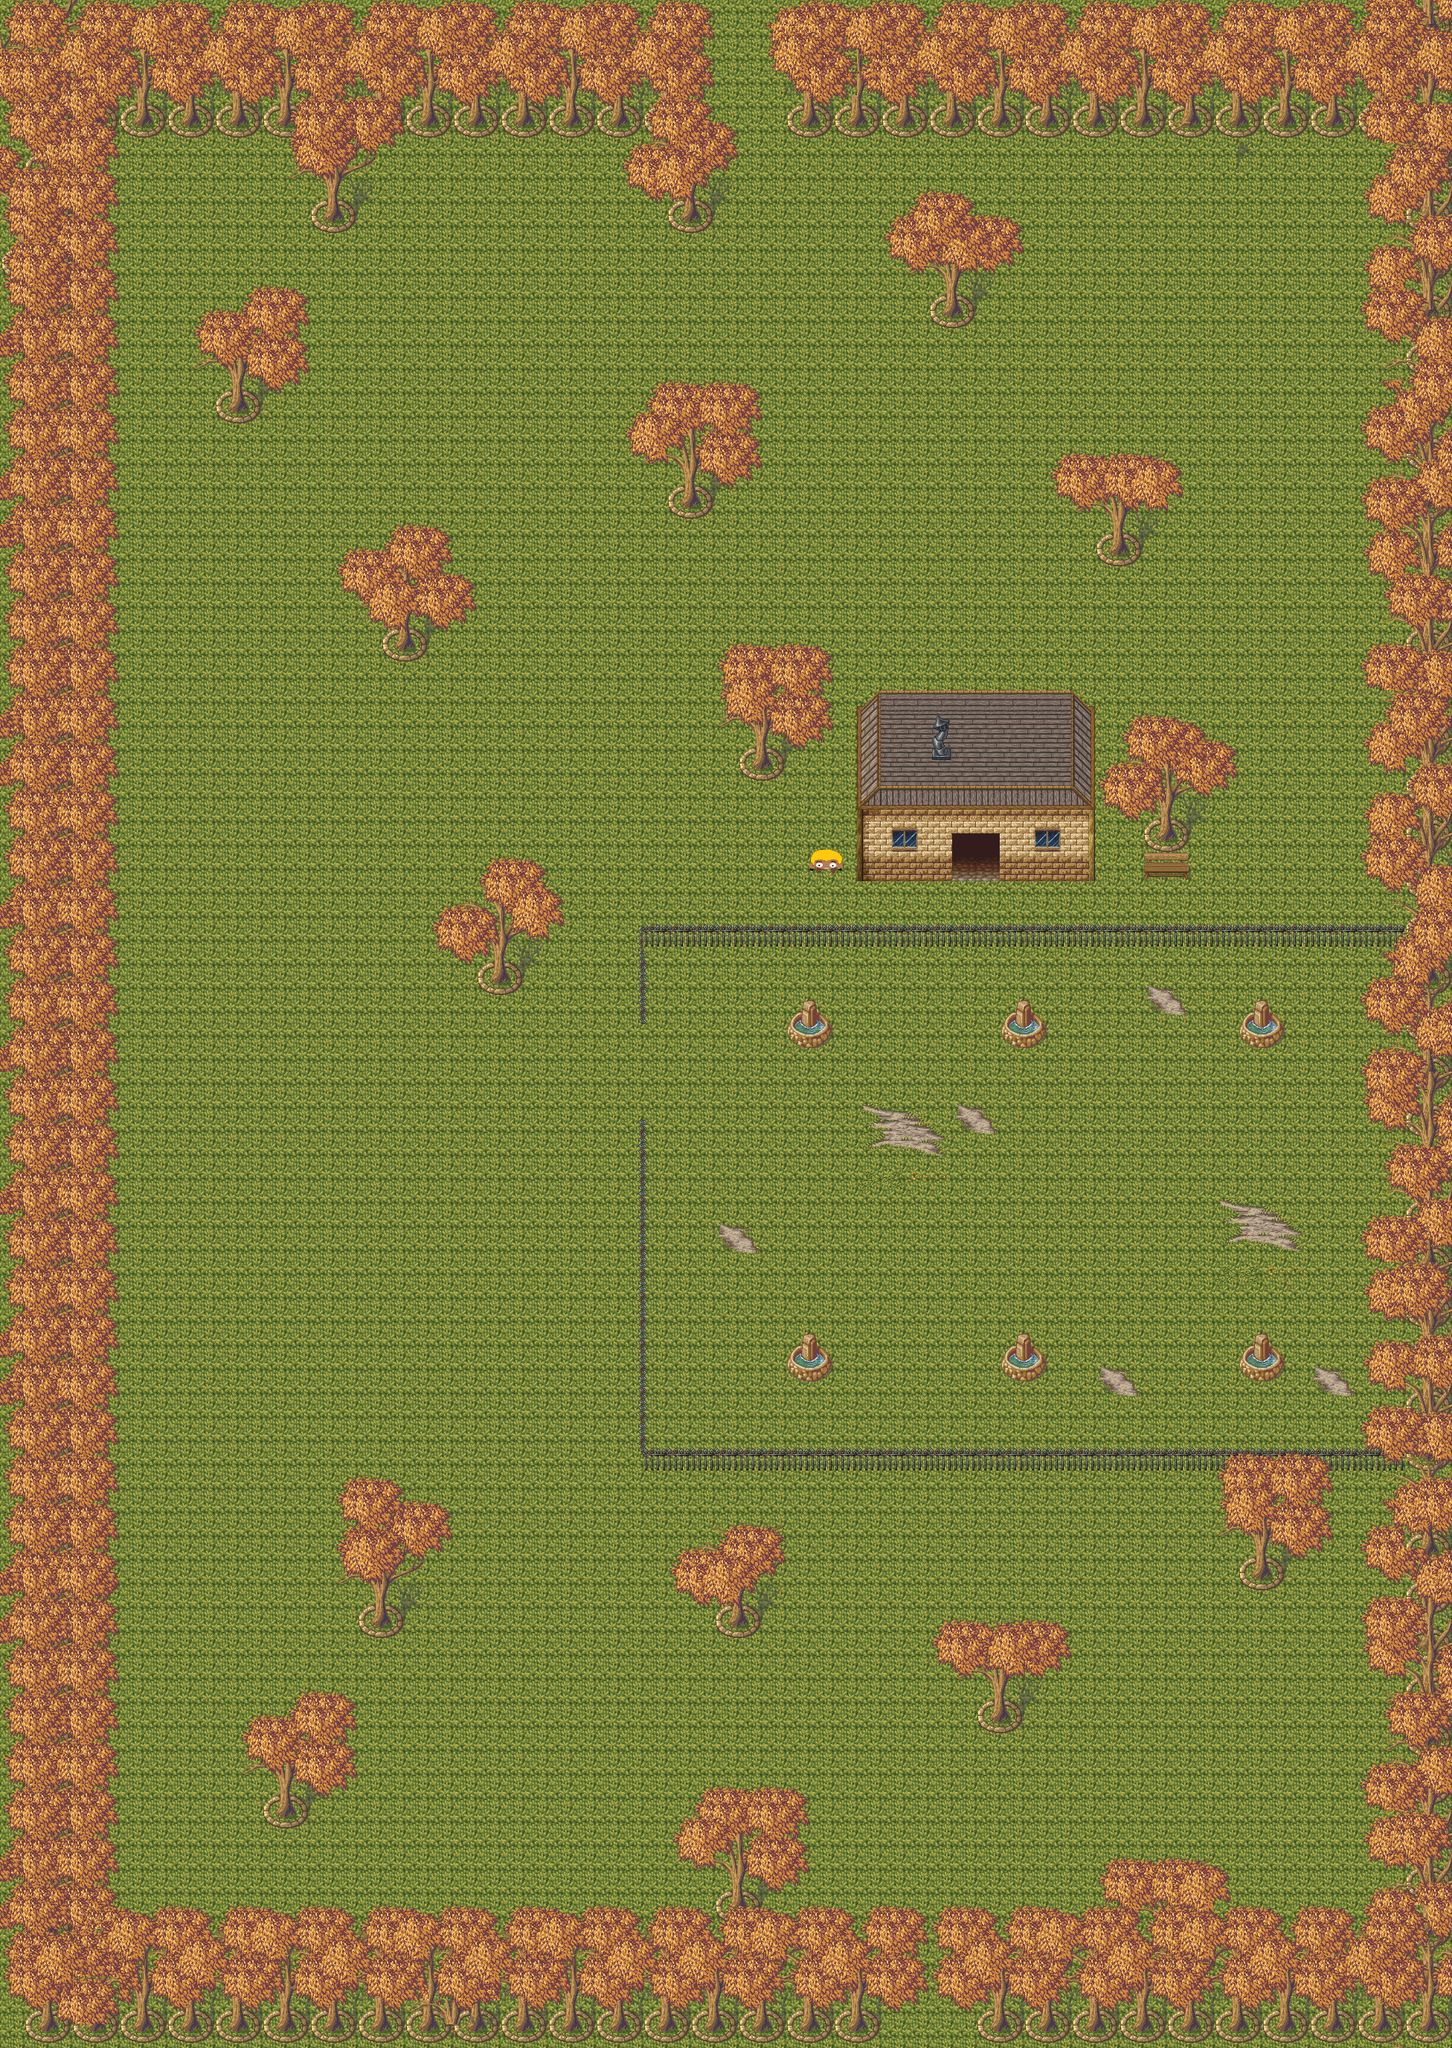

This is a level from a 2D game, rendered from its Tiled map with the project's own tilesets. A one-line summary and the map file follow, with tile-layer data summarised:
An orthogonal 61x86 tile map with 32x32 px tiles, 9 tile layers (U_Background, U_Tree1, U_decoration, U_Decoration2, ...), 3 tilesets and 83 objects (16x friendly_mob, 11x treasure, 10x mob, farmer-house, village1-garden2part2, ...).

<map version="1.2" tiledversion="1.2.5" orientation="orthogonal" renderorder="right-down" width="61" height="86" tilewidth="32" tileheight="32" infinite="0" nextlayerid="77" nextobjectid="332">
 <tileset firstgid="1" source="Outdoor.tsx" />
 <tileset firstgid="361" source="Hanging_signs.tsx" />
 <tileset firstgid="377" source="Beebos.tsx" />
 <layer id="68" name="U_Background" width="61" height="86">
  <data>[5246 cells, 5246 non-empty, 1 distinct tile ids]</data>
 </layer>
 <layer id="69" name="U_Tree1" width="61" height="86">
  <data>[5246 cells, 689 non-empty, 17 distinct tile ids]</data>
 </layer>
 <layer id="70" name="U_decoration" width="61" height="86">
  <data>[5246 cells, 103 non-empty, 34 distinct tile ids]</data>
 </layer>
 <layer id="71" name="U_Decoration2" width="61" height="86">
  <data>[5246 cells, 0 non-empty, 0 distinct tile ids]</data>
 </layer>
 <layer id="72" name="T_Tree1" width="61" height="86">
  <data>[5246 cells, 1104 non-empty, 25 distinct tile ids]</data>
 </layer>
 <objectgroup id="8" name="Collisions">
  <object id="1" x="1536" y="1088" width="64" height="64" />
  <object id="2" x="992" y="992" width="64" height="64" />
  <object id="3" x="640" y="1280" width="64" height="64" />
  <object id="4" x="864" y="1280" width="1024" />
  <object id="5" x="864" y="1280" height="96" />
  <object id="6" x="864" y="1504" height="480" />
  <object id="7" x="864" y="1984" width="1024" />
  <object id="18" x="1248" y="384" width="64" height="64" />
  <object id="19" x="896" y="256" width="64" height="64" />
  <object id="20" x="896" y="640" width="64" height="64" />
  <object id="21" x="1472" y="704" width="64" height="64" />
  <object id="22" x="512" y="832" width="64" height="64" />
  <object id="23" x="960" y="2144" width="64" height="64" />
  <object id="24" x="1312" y="2272" width="64" height="64" />
  <object id="25" x="1664" y="2080" width="64" height="64" />
  <object id="26" x="1536" y="2592" width="64" height="64" />
  <object id="27" x="960" y="2528" width="64" height="64" />
  <object id="44" x="1888" y="1888" width="64" height="1472" />
  <object id="45" x="1888" y="512" width="64" height="1376" />
  <object id="46" x="1888" y="-1248" width="64" height="1760" />
  <object id="73" x="352" y="2400" width="64" height="64" />
  <object id="74" x="480" y="2144" width="64" height="64" />
  <object id="75" x="64" y="2208" width="64" height="64" />
  <object id="86" x="288" y="512" width="64" height="64" />
  <object id="88" x="416" y="256" width="64" height="64" />
  <object id="257" x="1344" y="1024" width="128" height="160" />
  <object id="258" x="1280" y="1024" width="64" height="96" />
  <object id="259" x="1152" y="1024" width="128" height="160" />
  <object id="262" x="1087" y="1142" width="55" height="34" />
  <object id="263" x="1056" y="1344" width="64" height="64" />
  <object id="264" x="1344" y="1344" width="64" height="64" />
  <object id="265" x="1664" y="1344" width="64" height="64" />
  <object id="266" x="1664" y="1792" width="64" height="64" />
  <object id="267" x="1344" y="1792" width="64" height="64" />
  <object id="268" x="1056" y="1792" width="64" height="64" />
  <object id="269" x="1536" y="1152" width="64" height="32" />
  <object id="298" x="32" y="128" width="896" height="64" />
  <object id="299" x="1056" y="128" width="832" height="64" />
  <object id="300" x="1312" y="2688" width="576" height="64" />
  <object id="301" x="224" y="2688" width="960" height="64" />
  <object id="302" x="32" y="2688" width="192" height="64" />
  <object id="303" x="32" y="128" width="64" height="2560" />
 </objectgroup>
 <objectgroup id="9" name="Doorways">
  <object id="260" name="farmer-house" x="1280" y="1120" width="64" height="32">
   <properties>
    <property name="pos_x" type="int" value="8" />
    <property name="pos_y" type="int" value="9" />
   </properties>
  </object>
  <object id="305" name="village1-garden2part2" x="1184" y="2720" width="128" height="32">
   <properties>
    <property name="pos_x" type="int" value="104" />
    <property name="pos_y" type="int" value="3" />
   </properties>
  </object>
  <object id="307" name="village1-garden2part3" x="928" y="64" width="128" height="64">
   <properties>
    <property name="pos_x" type="int" value="32" />
    <property name="pos_y" type="int" value="49" />
   </properties>
  </object>
 </objectgroup>
 <objectgroup id="12" name="Beebos">
  <object id="261" name="farmer-beebo" type="beebo" x="1080" y="1141" width="62" height="52">
   <properties>
    <property name="quest" value="farmer-quest" />
   </properties>
  </object>
 </objectgroup>
 <objectgroup id="10" name="Mobs">
  <object id="249" name="sheep" type="friendly_mob" x="224" y="2528" width="32" height="32" />
  <object id="251" name="sheep" type="friendly_mob" x="224" y="1632" width="32" height="32" />
  <object id="252" name="sheep" type="friendly_mob" x="224" y="32" width="32" height="32" />
  <object id="270" name="pig" type="friendly_mob" x="1696" y="288" width="32" height="32">
   <properties>
    <property name="visible_before" value="farmer-quest" />
   </properties>
  </object>
  <object id="272" name="pig" type="friendly_mob" x="1120" y="224" width="32" height="32">
   <properties>
    <property name="visible_before" value="farmer-quest" />
   </properties>
  </object>
  <object id="275" name="pig" type="friendly_mob" x="704" y="2496" width="32" height="32">
   <properties>
    <property name="visible_before" value="farmer-quest" />
   </properties>
  </object>
  <object id="276" name="pig" type="friendly_mob" x="1376" y="2496" width="32" height="32">
   <properties>
    <property name="visible_before" value="farmer-quest" />
   </properties>
  </object>
  <object id="285" name="pig" type="friendly_mob" x="1568" y="1472" width="32" height="32">
   <properties>
    <property name="visible_after" value="farmer-quest" />
   </properties>
  </object>
  <object id="286" name="pig" type="friendly_mob" x="1504" y="1632" width="32" height="32">
   <properties>
    <property name="visible_after" value="farmer-quest" />
   </properties>
  </object>
  <object id="287" name="pig" type="friendly_mob" x="1248" y="1472" width="32" height="32">
   <properties>
    <property name="visible_after" value="farmer-quest" />
   </properties>
  </object>
  <object id="288" name="pig" type="friendly_mob" x="1216" y="1760" width="32" height="32">
   <properties>
    <property name="visible_after" value="farmer-quest" />
   </properties>
  </object>
  <object id="289" name="pig" type="friendly_mob" x="1152" y="1312" width="32" height="32">
   <properties>
    <property name="visible_after" value="farmer-quest" />
   </properties>
  </object>
  <object id="290" name="pig" type="friendly_mob" x="1056" y="1600" width="32" height="32">
   <properties>
    <property name="visible_after" value="farmer-quest" />
   </properties>
  </object>
  <object id="295" name="pig" type="friendly_mob" x="224" y="256" width="32" height="32">
   <properties>
    <property name="visible_before" value="farmer-quest" />
   </properties>
  </object>
  </objectgroup>
 <layer id="73" name="T_Tree2" width="61" height="86">
  <data>[5246 cells, 927 non-empty, 32 distinct tile ids]</data>
 </layer>
 <layer id="74" name="T_Tree4" width="61" height="86">
  <data>[5246 cells, 817 non-empty, 9 distinct tile ids]</data>
 </layer>
 <layer id="75" name="T_Tree3" width="61" height="86">
  <data>[5246 cells, 1051 non-empty, 18 distinct tile ids]</data>
 </layer>
 <layer id="76" name="T_Tree4" width="61" height="86">
  <data>[5246 cells, 484 non-empty, 18 distinct tile ids]</data>
 </layer>
</map>
<!-- 23 of 83 objects omitted -->
